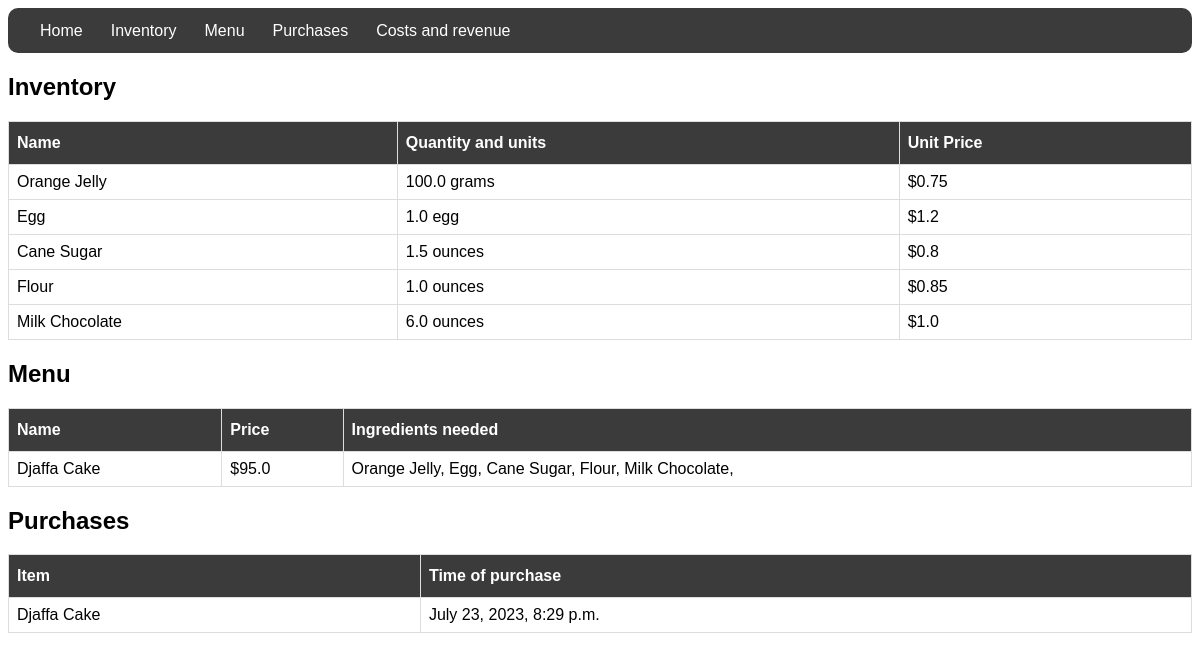
The app's page / (signed in) with its own data.
### inventory/models.py (models this page shows, shortened)
class Ingredient(models.Model):
    name = models.CharField(max_length=30)
    quantity = models.FloatField(default=0)
    unit = models.CharField(max_length=30)
    unit_price = models.FloatField(default=0)
    total_price = models.IntegerField(default=0)

class MenuItem(models.Model):
    name = models.CharField(max_length=30)
    price = models.FloatField(default=0)
    def __str__(self):
        return self.name

class RecipeRequirement(models.Model):
    menu_item = models.ForeignKey(MenuItem, on_delete=models.CASCADE)
    ingredient = models.ForeignKey(Ingredient, on_delete=models.CASCADE)
    ingredient_quantity = models.IntegerField(default=0)

class Purchase(models.Model):
    menu_item = models.ForeignKey(MenuItem, on_delete=models.CASCADE)
    timestamp = models.DateTimeField()

### inventory/views.py (the view)
# urls.py: 2. Add a URL to urlpatterns:  path('', Home.as_view(), name='home')
class Home(LoginRequiredMixin, TemplateView):
   template_name = 'inventory/home.html'
   def get_context_data(self, **kwargs):
      context = super().get_context_data(**kwargs)
      context["ingredients"] = Ingredient.objects.all()
      context["menuitems"] = MenuItem.objects.all()
      context["reciperequirements"] = RecipeRequirement.objects.all()
      context["purchases"] = Purchase.objects.all()
      return context

### inventory/templates/inventory/home.html (shortened to what this page needs)
{% extends './base.html' %}
{% block content %}
<h2>Inventory</h2>
<table>
    <tr>
      <th>Name</th>
      <th>Quantity and units</th>
      <th>Unit Price</th>
    </tr>
    {% for ingredient in ingredients %}
    <tr>
    <tr>
        <td>{{ ingredient.name|title }}</td>
        <td>{{ ingredient.quantity }} {{ ingredient.unit }}</td>
        <td>${{ ingredient.unit_price }}</td>
    </tr>
    {% endfor %}
  </table>
<h2>Menu</h2>
<table>
    <tr>
      <th>Name</th>
      <th>Price</th>
      <th>Ingredients needed</th>
    </tr>
    {% for menu_item in menuitems %}
    <tr>
    <tr>
        <td>{{ menu_item.name|title }}</td>
        <td>${{ menu_item.price }}</td>
        <td>
        {% for reciperequirement in reciperequirements %}
        {% if reciperequirement.menu_item.name == menu_item.name %}
        {{ reciperequirement.ingredient.name|title }},
        {% endif %}
        {% endfor %}
    </tr>
    {% endfor %}
  </table>
<h2>Purchases</h2>
<table>
    <tr>
      <th>Item</th>
      <th>Time of purchase</th>
    </tr>
    {% for purchase in purchases %}
    <tr>
    <tr>
        <td>{{ purchase.menu_item|title }}</td>
        <td>{{ purchase.timestamp }}</td>
    </tr>
    {% endfor %}
  </table>
{% endblock %}

### inventory/templates/inventory/base.html (shortened to what this page needs)
<head>
    </head>
    <body>
    {% load static %}
      <nav id='menu'>
        <ul>
            <li><a href="{% url 'home' %}">Home</a></li>
            <li><a href="{% url 'ingredientlist' %}">Inventory</a></li>
            <li><a href="{% url 'menuitemlist' %}">Menu</a></li>
            <li><a href="{% url 'purchaselist' %}">Purchases</a></li>
            <li><a href="{% url 'costsandrevenue' %}">Costs and revenue</a></li>
        </ul>
      </nav>
        {% block content %}
        {% endblock %}
    </body>

### inventory/templates/inventory/base.html (style rules this page uses)
body { font-family: Arial, Helvetica, sans-serif; }
table { border-collapse: collapse; width: 100%; }
td, th { border: 1px solid #ddd; padding: 8px; }
tr:nth-child(even) { background-color: #f2f2f2; }
th { padding-top: 12px; padding-bottom: 12px; text-align: left; background-color: #3B3B3B;; color: white; }
#menu { background: #3B3B3B; color: #FFF; height: 45px; padding-left: 18px; border-radius: 10px; }
#menu ul, #menu li { margin: 0 auto; padding: 0; list-style: none }
#menu ul { width: 100%; }
#menu li { float: left; display: inline; position: relative; }
#menu a { display: block; line-height: 45px; padding: 0 14px; text-decoration: none; color: #FFFFFF; font-size: 16px; }

### records on screen
Ingredient: name "Orange Jelly", quantity "100.0", unit "grams", unit_price "0.75"
Ingredient: name "Egg", quantity "1.0", unit "egg", unit_price "1.2"
Ingredient: name "Cane Sugar", quantity "1.5", unit "ounces", unit_price "0.8"
Ingredient: name "Flour", quantity "1.0", unit "ounces", unit_price "0.85"
Ingredient: name "Milk Chocolate", quantity "6.0", unit "ounces", unit_price "1.0"
MenuItem: name "Djaffa Cake", price "95.0"
RecipeRequirement: ingredient.name "Orange Jelly"
RecipeRequirement: ingredient.name "Egg"
RecipeRequirement: ingredient.name "Cane Sugar"
RecipeRequirement: ingredient.name "Flour"
RecipeRequirement: ingredient.name "Milk Chocolate"
Purchase: menu_item "Djaffa Cake", timestamp "July 23, 2023, 8:29 p.m."
